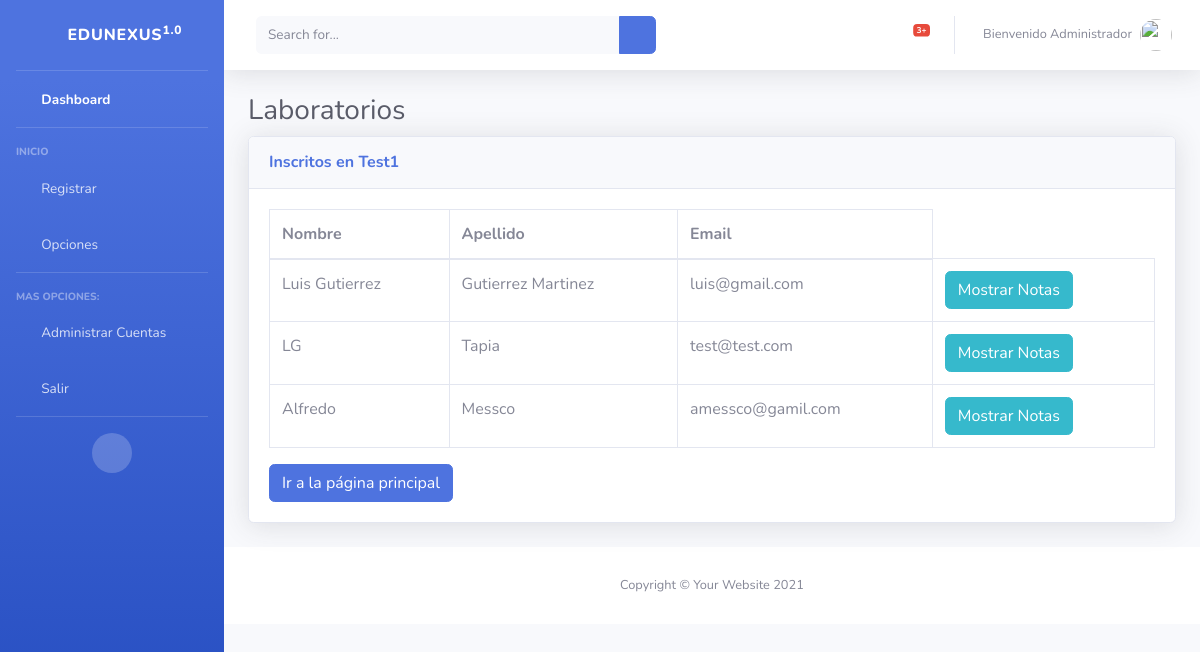
/curso/42/inscritos/, run on the app's committed database.
### dashboard/models.py (models this page shows, shortened)
class Curso(models.Model):
    nombre = models.CharField(max_length=100)
    ciclo = models.ForeignKey(Ciclo, on_delete=models.CASCADE)
    profesor = models.ForeignKey(Profesor, on_delete=models.CASCADE)
    aulas = models.ForeignKey(Aula, on_delete=models.CASCADE, null=True)

class Inscripcion(models.Model):
    alumno = models.ForeignKey(Alumno, on_delete=models.CASCADE)
    curso = models.ForeignKey(Curso, on_delete=models.CASCADE)

class Alumno(models.Model):
    nombre = models.CharField(max_length=200)
    apellido = models.CharField(max_length=200)
    email = models.EmailField()
    celular = models.IntegerField()
    created_at = models.DateTimeField(auto_now_add=True)
    ciclo = models.ForeignKey(Ciclo, on_delete=models.CASCADE, null=True)
    cuenta = models.OneToOneField(Cuenta, on_delete=models.CASCADE, null=True)

### dashboard/views.py (the view)
# urls.py: path('curso/<int:curso_id>/inscritos/', views.mostrar_inscritos, name='mostrar_inscritos'),
def mostrar_inscritos(request, curso_id):
    curso = Curso.objects.get(id=curso_id)
    inscritos = Inscripcion.objects.filter(curso=curso)
    return render(request, 'tblInscritos.html', {'curso': curso, 'inscritos': inscritos})

### dashboard/templates/tblInscritos.html
{% extends 'layout.html' %} {% block content %}
<div class="container-fluid">
  <h1 class="h3 mb-2 text-gray-800">Laboratorios</h1>
  <div class="card shadow mb-4">
    <div class="card-header py-3">
      <h6 class="m-0 font-weight-bold text-primary">Inscritos en {{ curso.nombre }}</h6>
    </div>
    <div class="card-body">
      <div class="table-responsive">
        <table
          class="table table-bordered"
          id="dataTable"
          width="100%"
          cellspacing="0"
        >
          <thead>
            <tr>
              <th>Nombre</th>
              <th>Apellido</th>
              <th>Email</th>
            </tr>
          </thead>
          <tbody>
            {% for inscripcion in inscritos %}
            <tr>
              <td>{{ inscripcion.alumno.nombre }} </td>
              <td>{{ inscripcion.alumno.apellido }}</td>
              <td>{{ inscripcion.alumno.email }}</td>
              <td>
                <a href="{% url 'mostrar_notas' inscripcion.curso.id inscripcion.alumno.id %}" class="btn btn-info">Mostrar Notas</a>
              </td>
            </tr>
            {% endfor %}
          </tbody>
        </table>
      </div>
      <div>
        <div style="display: inline-block; margin-right: 10px">
          <a href="/" class="btn btn-primary">Ir a la página principal</a>
        </div>
      </div>
    </div>
  </div>
</div>
{% endblock %}

### data on the page
Curso: nombre "Test1"
Inscripcion: alumno.nombre "Luis Gutierrez", alumno.apellido "Gutierrez Martinez", alumno.email "luis@gmail.com"
Inscripcion: alumno.nombre "LG", alumno.apellido "Tapia", alumno.email "test@test.com"
Inscripcion: alumno.nombre "Alfredo", alumno.apellido "Messco", alumno.email "amessco@gamil.com"
